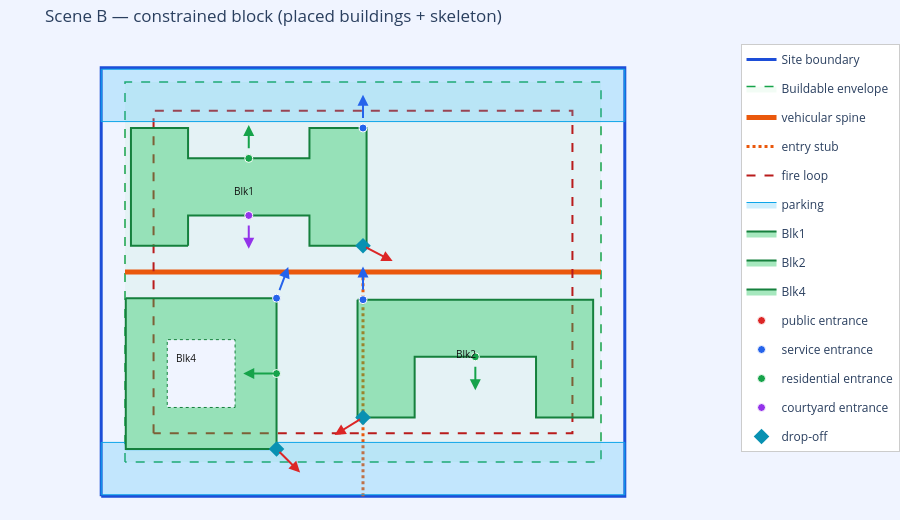
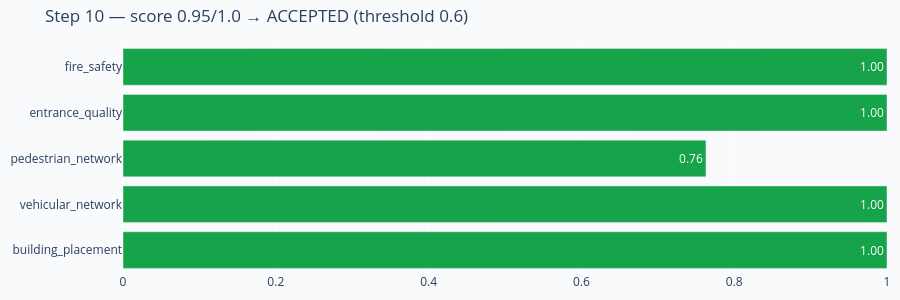

Source (notebook cell) for these figures, in order:
### Markdown cell above
# Scene B — constrained urban block: the quality gate at work

A tight 110 × 90 m block with a deliberately over-stuffed program (six blocks).
The pipeline reserves margins, lays the spine, and packs what it can — then
**honestly reports what doesn't fit** rather than forcing buildings into empty
space, and still scores the placed subset. This is the behaviour the brief asked
for: reject placements that can't satisfy access.

### Code cell
BLOCK = {'boundary': [[0,0,0],[110,0,0],[110,90,0],[0,90,0]],
         'sides': [
            {'side_index':0,'start':[0,0],'end':[110,0],'adjacent_road':{'name':'High St','hierarchy':'main','width_m':18.0}},
            {'side_index':2,'start':[110,90],'end':[0,90],'adjacent_road':{'name':'Back Ln','hierarchy':'secondary','width_m':6.0}}],
         'roads': {'main_road_side_index': 0}}
DENSE = [{'building_id':f'D{i}','label':f'Blk{i}','type':t,'area':a,'storeys':6}
         for i,(t,a) in enumerate([('H',900),('U',900),('X',800),('O',800),('L',700),('T',700)],1)]
rep2 = generate_masterplan(BLOCK, DENSE)
print(rep2['summary'])
print('placed  :', [b['building_id'] for b in rep2['buildings']])
print('unplaced:', rep2['placement']['unplaced'])

fig = new_fig('Scene B — constrained block (placed buildings + skeleton)', BLOCK['boundary'],
              rep2['margins']['buildable_boundary'], h=520)
draw_spine(fig, rep2['spine'])
draw_parking(fig, rep2['parking'])
draw_buildings(fig, rep2['buildings'], fire=rep2['fire_safety_egress']['fire_access'])
draw_entrances(fig, rep2['entrances'])
draw_dropoffs(fig, rep2['dropoffs'])
fig.show()
score_bar(rep2['score']).show()
print(rep2['score']['summary'])
for c in rep2['audit']['checks']:
    print(f"  {'PASS' if c['pass'] else 'FAIL'}  {c['check']}: {c['detail']}")

### Figure 1 — Plotly figure (JSON) as saved in the notebook; plotly's stock layout.template omitted (floating-point values rounded to 4 significant figures)
{"data": [{"hoverinfo": "skip", "line": {"color": "#1d4ed8", "width": 3}, "mode": "lines", "name": "Site boundary", "type": "scatter", "x": [0, 110, 110, 0, 0], "y": [0, 0, 90, 90, 0]}, {"fill": "toself", "fillcolor": "rgba(34,197,94,0.06)", "hoverinfo": "skip", "line": {"color": "#16a34a", "dash": "dash", "width": 1.5}, "mode": "lines", "name": "Buildable envelope", "type": "scatter", "x": [5.0, 5.0, 105.0, 105.0, 5.0, 5.0], "y": [7.2, 87.0, 87.0, 7.2, 7.2, 7.2]}, {"hoverinfo": "skip", "line": {"color": "#ea580c", "width": 5}, "mode": "lines", "name": "vehicular spine", "type": "scatter", "x": [5.0, 105.0], "y": [47.1, 47.1]}, {"hoverinfo": "skip", "line": {"color": "#ea580c", "dash": "dot", "width": 3}, "mode": "lines", "name": "entry stub", "type": "scatter", "x": [55.0, 55.0], "y": [0.0, 47.1]}, {"hoverinfo": "skip", "line": {"color": "#b91c1c", "dash": "dash", "width": 2}, "mode": "lines", "name": "fire loop", "type": "scatter", "x": [11.0, 11.0, 99.0, 99.0, 11.0, 11.0], "y": [13.2, 81.0, 81.0, 13.2, 13.2, 13.2]}, {"fill": "toself", "fillcolor": "rgba(56,189,248,0.25)", "hoverinfo": "skip", "legendgroup": "park", "line": {"color": "#0ea5e9", "width": 1}, "mode": "lines", "name": "parking", "showlegend": true, "type": "scatter", "x": [5.014, 5.014, 5.015, 5.017, 5.021, 5.025, 5.032, 5.039, 5.048, 5.058, 5.069, 5.081, 5.093, 5.107, 5.12, 5.135, 5.149, 5.164, 36.84, 36.85, 36.87, 36.88, 36.89, 36.91, 36.92, 36.93, 36.94, 36.95, 36.96, 36.97, 36.97, 36.98, 36.98, 36.99, 36.99, 36.99, 110.0, 110.0, 0.0, 0.0, 5.014, 5.014], "y": [11.3, 9.928, 9.913, 9.899, 9.884, 9.871, 9.857, 9.845, 9.833, 9.822, 9.812, 9.803, 9.796, 9.789, 9.784, 9.781, 9.779, 9.778, 9.778, 9.779, 9.781, 9.784, 9.789, 9.796, 9.803, 9.812, 9.822, 9.833, 9.845, 9.857, 9.871, 9.884, 9.899, 9.913, 9.928, 11.3, 11.3, 0.3, 0.3, 11.3, 11.3, 11.3]}, {"fill": "toself", "fillcolor": "rgba(56,189,248,0.25)", "hoverinfo": "skip", "legendgroup": "park", "line": {"color": "#0ea5e9", "width": 1}, "mode": "lines", "name": "parking", "showlegend": false, "type": "scatter", "x": [0.0, 0.0, 110.0, 110.0, 0.0, 0.0], "y": [78.7, 89.7, 89.7, 78.7, 78.7, 78.7]}, {"fill": "toself", "fillcolor": "rgba(34,197,94,0.40)", "hoverinfo": "text", "line": {"color": "#15803d", "width": 2}, "mode": "lines", "name": "Blk1", "text": "Attached to the central spine at ~26 m, left side, long facade to circulation so the public entrance faces arrival; clear of all neighbours, fully inside the buildable envelope, clear of the corridor.", "type": "scatter", "x": [18.25, 6.25, 6.25, 18.25, 18.25, 43.75, 43.75, 55.75, 55.75, 43.75, 43.75, 18.25, 18.25, 18.25], "y": [52.6, 52.6, 77.35, 77.35, 70.97, 70.97, 77.35, 77.35, 52.6, 52.6, 58.98, 58.98, 52.6, 52.6]}, {"fill": "toself", "fillcolor": "rgba(34,197,94,0.40)", "hoverinfo": "text", "line": {"color": "#15803d", "width": 2}, "mode": "lines", "name": "Blk2", "text": "Attached to the perimeter loop at ~244 m, right side, long facade to circulation so the public entrance faces arrival; 11.3 m to nearest building, fully inside the buildable envelope, clear of the corridor.", "type": "scatter", "x": [53.85, 65.85, 91.35, 103.3, 103.3, 103.3, 91.35, 91.35, 65.85, 65.85, 53.85, 53.85, 53.85, 53.85], "y": [41.28, 41.28, 41.28, 41.28, 29.28, 16.53, 16.53, 29.28, 29.28, 16.53, 16.53, 29.28, 41.28, 41.28]}, {"fill": "toself", "fillcolor": "rgba(34,197,94,0.40)", "hoverinfo": "text", "line": {"color": "#15803d", "width": 2}, "mode": "lines", "name": "Blk4", "text": "Attached to the central spine at ~16 m, right side, long facade to circulation so the public entrance faces arrival; 11.0 m to nearest building, fully inside the buildable envelope, clear of the corridor.", "type": "scatter", "x": [5.164, 36.84, 36.84, 5.164, 5.164, 5.164], "y": [41.6, 41.6, 9.928, 9.928, 41.6, 41.6]}, {"fill": "toself", "fillcolor": "#f0f4ff", "hoverinfo": "skip", "line": {"color": "#15803d", "dash": "dot", "width": 1}, "mode": "lines", "showlegend": false, "type": "scatter", "x": [28.13, 28.13, 13.87, 13.87, 28.13, 28.13], "y": [18.64, 32.89, 32.89, 18.64, 18.64, 18.64]}, {"hoverinfo": "text", "legendgroup": "public", "marker": {"color": "#dc2626", "line": {"color": "white", "width": 1}, "size": 8}, "mode": "markers", "name": "public entrance", "showlegend": true, "text": "Main entrance on the facade facing the internal circulation / main arrival route — direct and visible from where people arrive.", "type": "scatter", "x": [55.0], "y": [52.6]}, {"hoverinfo": "text", "legendgroup": "service", "marker": {"color": "#2563eb", "line": {"color": "white", "width": 1}, "size": 8}, "mode": "markers", "name": "service entrance", "showlegend": true, "text": "Service / loading entrance on a quieter facade facing the secondary site entry, keeping public traffic away from servicing.", "type": "scatter", "x": [55.0], "y": [77.35]}, {"hoverinfo": "text", "legendgroup": "residential", "marker": {"color": "#16a34a", "line": {"color": "white", "width": 1}, "size": 8}, "mode": "markers", "name": "residential entrance", "showlegend": true, "text": "Quiet residential entrance opening onto the building's courtyard.", "type": "scatter", "x": [31.0], "y": [70.97]}, {"hoverinfo": "text", "legendgroup": "courtyard", "marker": {"color": "#9333ea", "line": {"color": "white", "width": 1}, "size": 8}, "mode": "markers", "name": "courtyard entrance", "showlegend": true, "text": "Courtyard entrance on the inner facade serving the enclosed / open court.", "type": "scatter", "x": [31.0], "y": [58.98]}, {"hoverinfo": "text", "legendgroup": "public", "marker": {"color": "#dc2626", "line": {"color": "white", "width": 1}, "size": 8}, "mode": "markers", "name": "public entrance", "showlegend": false, "text": "Main entrance on the facade facing the internal circulation / main arrival route — direct and visible from where people arrive.", "type": "scatter", "x": [55.0], "y": [16.53]}, {"hoverinfo": "text", "legendgroup": "service", "marker": {"color": "#2563eb", "line": {"color": "white", "width": 1}, "size": 8}, "mode": "markers", "name": "service entrance", "showlegend": false, "text": "Service / loading entrance on a quieter facade facing the secondary site entry, keeping public traffic away from servicing.", "type": "scatter", "x": [55.0], "y": [41.28]}, {"hoverinfo": "text", "legendgroup": "residential", "marker": {"color": "#16a34a", "line": {"color": "white", "width": 1}, "size": 8}, "mode": "markers", "name": "residential entrance", "showlegend": false, "text": "Quiet residential entrance opening onto the building's courtyard.", "type": "scatter", "x": [78.6], "y": [29.28]}, {"hoverinfo": "text", "legendgroup": "public", "marker": {"color": "#dc2626", "line": {"color": "white", "width": 1}, "size": 8}, "mode": "markers", "name": "public entrance", "showlegend": false, "text": "Main entrance on the facade facing the internal circulation / main arrival route — direct and visible from where people arrive.", "type": "scatter", "x": [36.84], "y": [9.928]}, {"hoverinfo": "text", "legendgroup": "service", "marker": {"color": "#2563eb", "line": {"color": "white", "width": 1}, "size": 8}, "mode": "markers", "name": "service entrance", "showlegend": false, "text": "Service / loading entrance on a quieter facade facing the secondary site entry, keeping public traffic away from servicing.", "type": "scatter", "x": [36.84], "y": [41.6]}, {"hoverinfo": "text", "legendgroup": "residential", "marker": {"color": "#16a34a", "line": {"color": "white", "width": 1}, "size": 8}, "mode": "markers", "name": "residential entrance", "showlegend": false, "text": "Quiet residential entrance opening onto the building's courtyard.", "type": "scatter", "x": [36.84], "y": [25.76]}, {"hoverinfo": "skip", "line": {"color": "#0891b2", "dash": "dot", "width": 1}, "mode": "lines", "showlegend": false, "type": "scatter", "x": [55.0, 55.0], "y": [52.6, 52.6]}, {"hoverinfo": "text", "marker": {"color": "#0891b2", "size": 12, "symbol": "diamond"}, "mode": "markers", "name": "drop-off", "showlegend": true, "text": "On the road 0.0 m from the D1 public entrance — adjacent, within walking distance, not blocking the corridor.", "type": "scatter", "x": [55.0], "y": [52.6]}, {"hoverinfo": "skip", "line": {"color": "#0891b2", "dash": "dot", "width": 1}, "mode": "lines", "showlegend": false, "type": "scatter", "x": [55.0, 55.0], "y": [16.53, 16.53]}, {"hoverinfo": "text", "marker": {"color": "#0891b2", "size": 12, "symbol": "diamond"}, "mode": "markers", "name": "drop-off", "showlegend": false, "text": "On the road 0.0 m from the D2 public entrance — adjacent, within walking distance, not blocking the corridor.", "type": "scatter", "x": [55.0], "y": [16.53]}, {"hoverinfo": "skip", "line": {"color": "#0891b2", "dash": "dot", "width": 1}, "mode": "lines", "showlegend": false, "type": "scatter", "x": [36.84, 36.84], "y": [9.928, 9.928]}, {"hoverinfo": "text", "marker": {"color": "#0891b2", "size": 12, "symbol": "diamond"}, "mode": "markers", "name": "drop-off", "showlegend": false, "text": "On the road 0.0 m from the D4 public entrance — adjacent, within walking distance, not blocking the corridor.", "type": "scatter", "x": [36.84], "y": [9.928]}], "layout": {"annotations": [{"font": {"color": "#111", "size": 10}, "showarrow": false, "text": "Blk1", "x": 30.02, "y": 64.02}, {"font": {"color": "#111", "size": 10}, "showarrow": false, "text": "Blk2", "x": 76.7, "y": 29.97}, {"font": {"color": "#111", "size": 10}, "showarrow": false, "text": "Blk4", "x": 17.83, "y": 28.93}, {"arrowcolor": "#dc2626", "arrowhead": 2, "arrowsize": 1.1, "arrowwidth": 2, "ax": 55.0, "axref": "x", "ay": 52.6, "ayref": "y", "showarrow": true, "x": 61.22, "xref": "x", "y": 49.39, "yref": "y"}, {"arrowcolor": "#2563eb", "arrowhead": 2, "arrowsize": 1.1, "arrowwidth": 2, "ax": 55.0, "axref": "x", "ay": 77.35, "ayref": "y", "showarrow": true, "x": 55.0, "xref": "x", "y": 84.35, "yref": "y"}, {"arrowcolor": "#16a34a", "arrowhead": 2, "arrowsize": 1.1, "arrowwidth": 2, "ax": 31.0, "axref": "x", "ay": 70.97, "ayref": "y", "showarrow": true, "x": 31.0, "xref": "x", "y": 77.97, "yref": "y"}, {"arrowcolor": "#9333ea", "arrowhead": 2, "arrowsize": 1.1, "arrowwidth": 2, "ax": 31.0, "axref": "x", "ay": 58.98, "ayref": "y", "showarrow": true, "x": 31.0, "xref": "x", "y": 51.98, "yref": "y"}, {"arrowcolor": "#dc2626", "arrowhead": 2, "arrowsize": 1.1, "arrowwidth": 2, "ax": 55.0, "axref": "x", "ay": 16.53, "ayref": "y", "showarrow": true, "x": 49.04, "xref": "x", "y": 12.86, "yref": "y"}, {"arrowcolor": "#2563eb", "arrowhead": 2, "arrowsize": 1.1, "arrowwidth": 2, "ax": 55.0, "axref": "x", "ay": 41.28, "ayref": "y", "showarrow": true, "x": 55.0, "xref": "x", "y": 48.28, "yref": "y"}, {"arrowcolor": "#16a34a", "arrowhead": 2, "arrowsize": 1.1, "arrowwidth": 2, "ax": 78.6, "axref": "x", "ay": 29.28, "ayref": "y", "showarrow": true, "x": 78.6, "xref": "x", "y": 22.28, "yref": "y"}, {"arrowcolor": "#dc2626", "arrowhead": 2, "arrowsize": 1.1, "arrowwidth": 2, "ax": 36.84, "axref": "x", "ay": 9.928, "ayref": "y", "showarrow": true, "x": 41.79, "xref": "x", "y": 4.978, "yref": "y"}, {"arrowcolor": "#2563eb", "arrowhead": 2, "arrowsize": 1.1, "arrowwidth": 2, "ax": 36.84, "axref": "x", "ay": 41.6, "ayref": "y", "showarrow": true, "x": 39.3, "xref": "x", "y": 48.15, "yref": "y"}, {"arrowcolor": "#16a34a", "arrowhead": 2, "arrowsize": 1.1, "arrowwidth": 2, "ax": 36.84, "axref": "x", "ay": 25.76, "ayref": "y", "showarrow": true, "x": 29.84, "xref": "x", "y": 25.76, "yref": "y"}], "height": 520, "legend": {"bgcolor": "white", "bordercolor": "#ccc", "borderwidth": 1, "x": 1.02, "y": 1}, "margin": {"b": 0, "l": 0, "r": 0, "t": 44}, "paper_bgcolor": "#f0f4ff", "plot_bgcolor": "#f0f4ff", "title": {"text": "Scene B — constrained block (placed buildings + skeleton)"}, "xaxis": {"visible": false}, "yaxis": {"scaleanchor": "x", "scaleratio": 1, "visible": false}}}

### Figure 2 — Plotly figure (JSON) as saved in the notebook; plotly's stock layout.template omitted (floating-point values rounded to 4 significant figures)
{"data": [{"marker": {"color": ["#16a34a", "#16a34a", "#16a34a", "#16a34a", "#16a34a"]}, "orientation": "h", "text": ["1.00", "1.00", "0.76", "1.00", "1.00"], "textposition": "auto", "type": "bar", "x": [1.0, 1.0, 0.763, 1.0, 1.0], "y": ["building_placement", "vehicular_network", "pedestrian_network", "entrance_quality", "fire_safety"]}], "layout": {"height": 300, "margin": {"b": 10, "l": 10, "r": 10, "t": 44}, "paper_bgcolor": "#f8fafc", "plot_bgcolor": "#f8fafc", "title": {"text": "Step 10 — score 0.95/1.0 → ACCEPTED (threshold 0.6)"}, "xaxis": {"range": [0, 1]}}}
